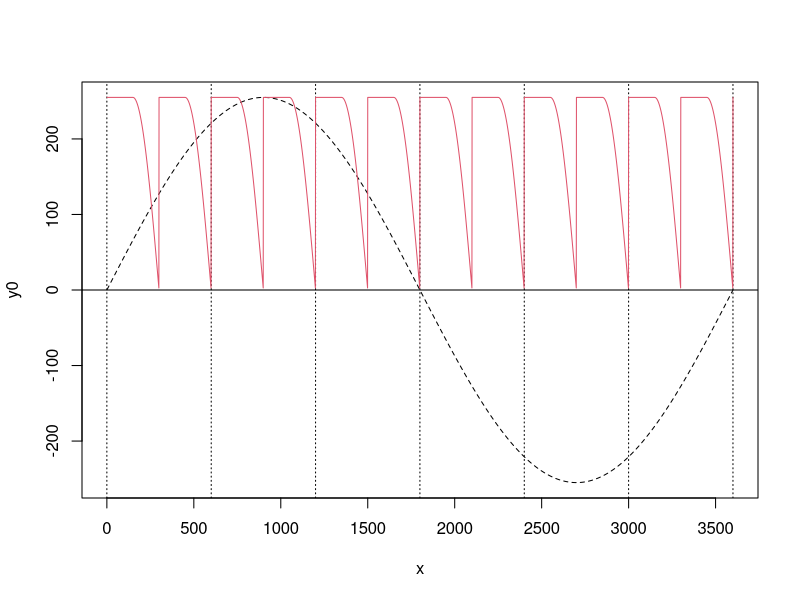
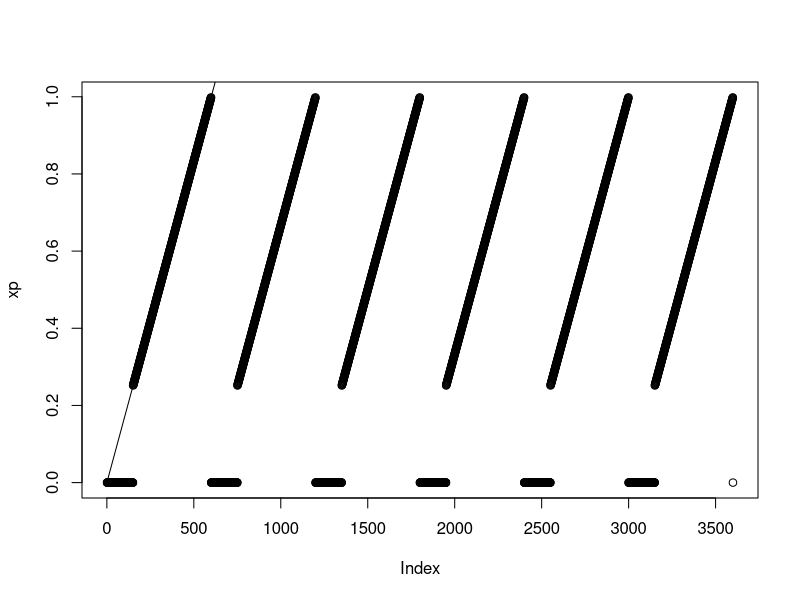
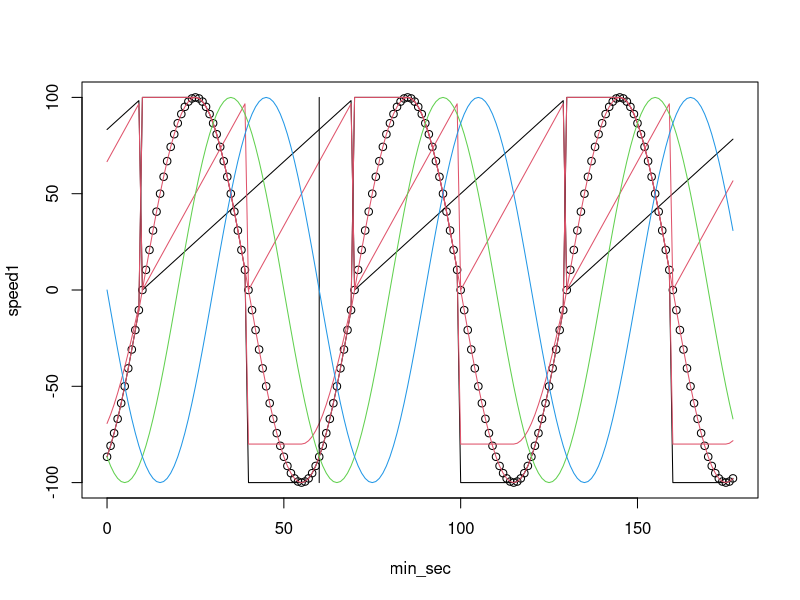

Source code (R) for these figures, in order:
offset <- 0
amp <- 255
x <- 1:3600



pwm <- function(amp,
                offset,
                period){#
y <- amp*sin((x-offset)/period*2*pi)
y0 <- amp*sin(x/3600*2*pi)
  
xp <- (x/(period/2))-floor(x/(period/2))
y <- ifelse(xp <= 0.5,amp,y)
y <- ifelse(y < 0,-y,y)


plot(x,y0,type="l",lty=2)
abline(h=0)
abline(v=0:6*600,lty=3)
lines(x,y,col=2)
#lines(rep((0:6*600),each=3),rep(c(NA,-amp,amp),7))
}
pwm(255,0,60*10)
x <- 1:3600
p <- 600
xp <- (x/p)-floor(x/p)
xp <- ifelse(xp <= 0.25,0,xp)
plot(xp)
lines(x/p)


#################################
#
min_sec <- 0:(59*3)
offset <- 10
offset2 <- 10
offset3 <- 20
offset4 <- 30
period <- 60
Amp <- 100
amp_offset <- -0.8
speed1 <- Amp * sin((min_sec-offset)/period*2*pi)
speed2 <- Amp * sin((min_sec-offset2)/period*2*pi)
speed3 <- Amp * sin((min_sec-offset3)/period*2*pi)
speed4 <- Amp * sin((min_sec-offset4)/period*2*pi)

rel_time <- (min_sec-offset)/period - floor((min_sec-offset)/period)
rel_time_2 <- (min_sec-offset)/period*2 - floor((min_sec-offset)/period*2)

speed1_adj <- ifelse(rel_time_2 <= 0.5,ifelse(rel_time < 0.5,Amp,-Amp),(speed1))
speed1_adj2 <- ifelse(speed1_adj <= 0, 
                      ifelse(rep(amp_offset,length(speed1)) < 0,speed1_adj*abs(amp_offset),speed1_adj),
                      ifelse(rep(amp_offset,length(speed1)) > 0,speed1_adj*abs(amp_offset),speed1_adj))

#speed1 <- abs(speed1)
plot(min_sec,speed1)
lines(min_sec,speed1_adj)
lines(min_sec,speed1_adj2,col=2)
lines(min_sec,rel_time*100)
lines(min_sec,rel_time_2*100,col=2)
lines(c(period,period),c(-Amp,Amp))
lines(min_sec,speed2,col=2)
lines(min_sec,speed3,col=3)
lines(min_sec,speed4,col=4)